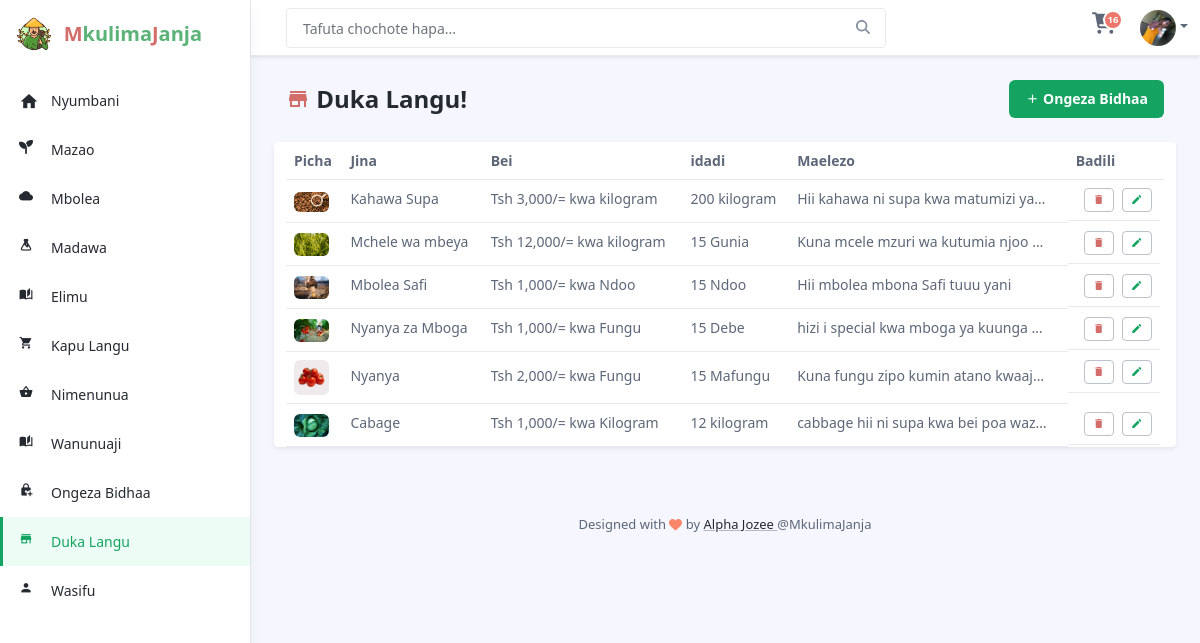
/muuzaji/duka_langu.php (signed in), run on the app's committed database.
### tables this page shows
CREATE TABLE `users` (
  `id` int(11) NOT NULL,
  `jina_kamili` varchar(30) NOT NULL,
  `username` varchar(15) NOT NULL,
  `password` varchar(8) NOT NULL,
  `simu` varchar(15) NOT NULL,
  `tin_number` varchar(34) NOT NULL,
  `role` varchar(20) NOT NULL DEFAULT 'user',
  `profiles` varchar(200) NOT NULL DEFAULT '../profiles/avatar.png',
  `status` varchar(20) NOT NULL DEFAULT 'active'
);

CREATE TABLE `bidhaa` (
  `id` int(11) NOT NULL,
  `user_id` int(11) NOT NULL,
  `jina_bidhaa` varchar(50) NOT NULL,
  `bei` bigint(20) NOT NULL,
  `kipimo_bei` varchar(20) NOT NULL,
  `maelezo` longtext NOT NULL,
  `quantity` bigint(20) NOT NULL,
  `kipimo_quantity` varchar(30) NOT NULL,
  `category` varchar(20) NOT NULL,
  `picha` varchar(200) NOT NULL,
  `status` text NOT NULL DEFAULT 'available'
);

### muuzaji/duka_langu.php (the view)
<?php include "../layouts/inside_head.php"; ?>
<header class="app-header fixed-top">
    <?php include "../components/top_nav.php"; ?>
    <?php include "../components/sidebar.php"; ?>
</header>
<div class="app-wrapper">
    <div class="app-content pt-3 p-md-3 p-lg-4">
        <div class="container-xl">
            <div class="row mb-4 align-items-center justify-content-between">
                <div class="col-auto">
                    <h1 class="app-page-title mb-0"><i class="mdi mdi-store text-danger"></i> Duka Langu!</h1>
                </div>
                <div class="col-auto">
                    <div class="page-utilities">
                        <div class="row  justify-content-start justify-content-md-end align-items-center">
                            <div class="col-auto">
                                <a class="btn app-btn-primary" href="ongeza_bidhaa.php"> <i class="mdi mdi-plus"></i>
                                    Ongeza Bidhaa</a>
                            </div>
                        </div>
                    </div>
                </div>
            </div>
            <div class="row ">
                <div class="app-card app-card-orders-table shadow-sm mb-5">
                    <div class="app-card-body">
                        <div class="table-responsive">
                            <table class="table app-table-hover mb-0 text-left">
                                <thead>
                                    <tr>
                                        <th class="cell">Picha</th>
                                        <th class="cell">Jina</th>
                                        <th class="cell">Bei</th>
                                        <th class="cell">idadi</th>
                                        <th class="cell">Maelezo</th>
                                        <th class="cell">Badili</th>
                                    </tr>
                                </thead>
                                <tbody>
                                    <?php
                                    include "../logics/connection.php";
                                    $user_id = $_SESSION['user_id'];
                                    $sql = "SELECT * FROM bidhaa WHERE user_id='$user_id' ORDER BY id Desc";
                                    $check = mysqli_query($conn, $sql);
                                    while ($row = mysqli_fetch_assoc($check)) {
                                    ?>
                                        <tr>
                                            <td class="cell"><img src="<?php echo $row['picha']; ?>" class="img-fluid rounded" height="35px" width="35px" alt=""></td>
                                            <td class="cell"><span class="truncate"><?php echo $row['jina_bidhaa']; ?></span></td>
                                            <td class="cell"><span class="truncate">Tsh <?php echo number_format($row['bei']); ?>/= <?php echo $row['kipimo_bei']; ?> </span></td>
                                            <td class="cell"><span class="truncate"><?php echo $row['quantity']; ?> <?php echo $row['kipimo_quantity']; ?></span></td>
                                            <td class="cell"><span class="truncate"><?php echo $row['maelezo']; ?></span></td>
                                            <td class="cell d-inline-flex">
                                                <a class="mx-2 btn-sm btn app-btn-secondary" href="#"><i class="mdi mdi-delete text-danger "></i></a>
                                                <a class="btn-sm btn app-btn-secondary" href="ongeza_bidhaa.php"><i class="mdi mdi-pencil text-primary "></i></a>
                                            </td>
                                        </tr>
                                    <?php } ?>
                                </tbody>
                            </table>
                        </div>
                    </div>
                </div>
            </div>
        </div>
        <?php include "../components/inner_footer.php" ?>
    </div>
    <?php include "../layouts/inside_foot.php"; ?>

### components/top_nav.php (shortened to what this page needs)
<div class="app-header-inner">
	<div class="container-fluid py-2">
		<div class="app-header-content">
			<div class="row justify-content-between align-items-center">
				<div class="app-search-box col">
					<form class="app-search-form">
						<input type="text" placeholder="Tafuta chochote hapa..." name="search"
							class="form-control search-input">
						<button type="submit" class="btn search-btn btn-primary" value="Search"><i
								class="fas fa-search"></i></button>
					</form>
				</div>
				<?php
					$user_id = $_SESSION['user_id'];
					$sql = "SELECT * FROM users WHERE id='$user_id'";
					$data = mysqli_query($conn, $sql);
					while($row = mysqli_fetch_assoc($data)){
				?>
					<div class="app-utilities col-auto">
						<div class="app-utility-item app-notifications-dropdown dropdown">
							<?php
								$sql = "SELECT sum(added_quantity) AS 'count' FROM cart  WHERE user_id ='$user_id'";
								$result = mysqli_query($conn, $sql);
								$check = mysqli_fetch_assoc($result);
								$count = $check['count'];
							?>
							<a class="dropdown-toggle no-toggle-arrow"  href="../dashboard/cart.php" >
								<span class="icon-badge"><?php if($count > 0){ echo $count; } else{ echo 0; } ?></span>
							</a>
						</div>
						<div class="app-utility-item app-user-dropdown dropdown">
							<a class="dropdown-toggle" id="user-dropdown-toggle" data-bs-toggle="dropdown" href="#"
								role="button" aria-expanded="false"><img src="<?php echo $row['profiles']; ?>"
									alt="user profile" class="rounded-circle"></a>
						</div>
					</div>
				<?php } ?>
			</div>
		</div>
	</div>
</div>

### data on the page
users: count "16", profiles (picture)
bidhaa: picha (picture), jina_bidhaa "Kahawa Supa", bei "3,000", kipimo_bei "kwa kilogram", quantity "200", kipimo_quantity "kilogram", maelezo "Hii kahawa ni supa kwa matumizi ya…"
bidhaa: picha (picture), jina_bidhaa "Mchele wa mbeya", bei "12,000", kipimo_bei "kwa kilogram", quantity "15", kipimo_quantity "Gunia", maelezo "Kuna mcele mzuri wa kutumia njoo…"
bidhaa: picha (picture), jina_bidhaa "Mbolea Safi", bei "1,000", kipimo_bei "kwa Ndoo", quantity "15", kipimo_quantity "Ndoo", maelezo "Hii mbolea mbona Safi tuuu yani"
bidhaa: picha (picture), jina_bidhaa "Nyanya za Mboga", bei "1,000", kipimo_bei "kwa Fungu", quantity "15", kipimo_quantity "Debe", maelezo "hizi i special kwa mboga ya kuunga…"
bidhaa: picha (picture), jina_bidhaa "Nyanya", bei "2,000", kipimo_bei "kwa Fungu", quantity "15", kipimo_quantity "Mafungu", maelezo "Kuna fungu zipo kumin atano kwaaj…"
bidhaa: picha (picture), jina_bidhaa "Cabage", bei "1,000", kipimo_bei "kwa Kilogram", quantity "12", kipimo_quantity "kilogram", maelezo "cabbage hii ni supa kwa bei poa waz…"
